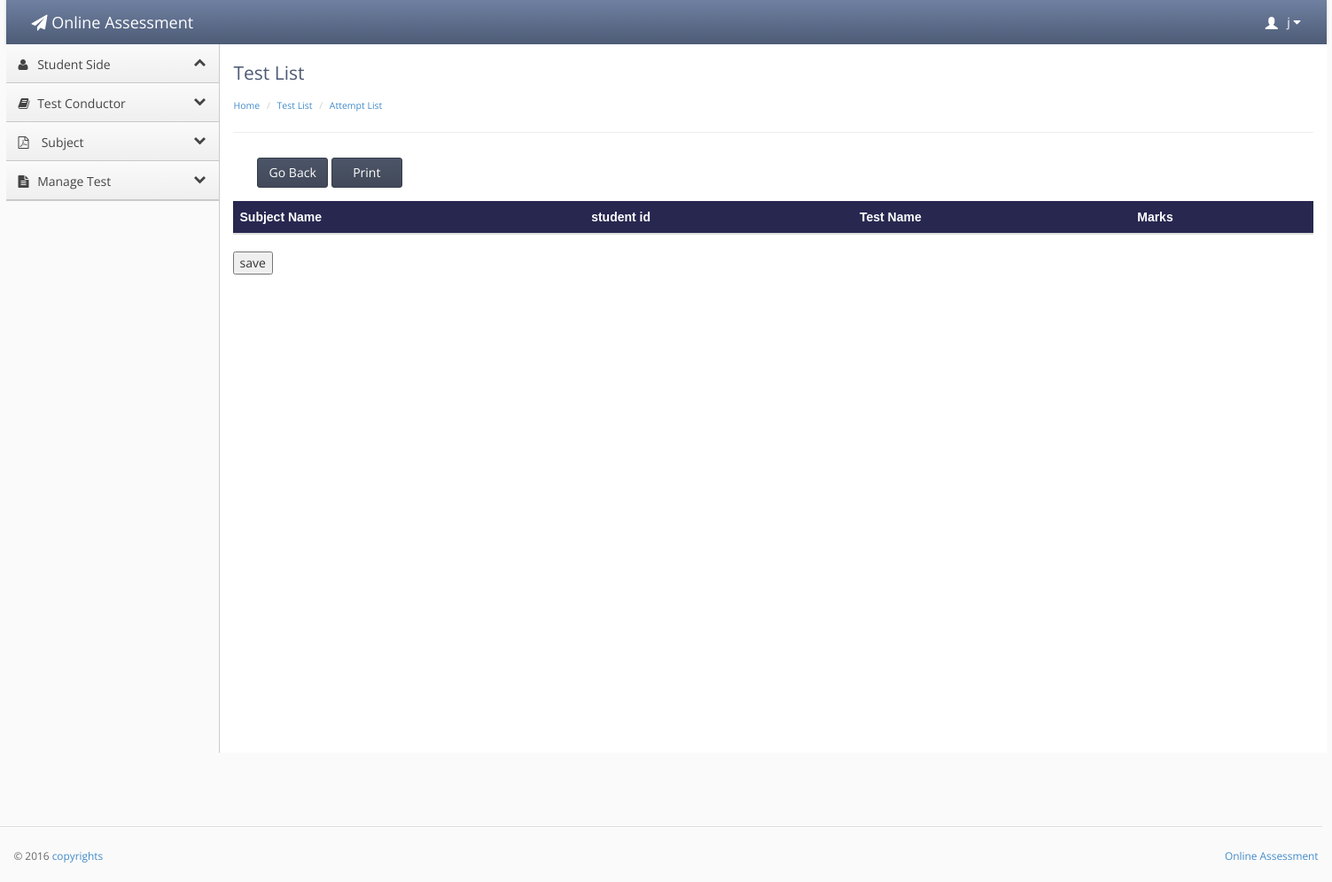
Page /result.php?id=2 (signed in) on the earlier database version.
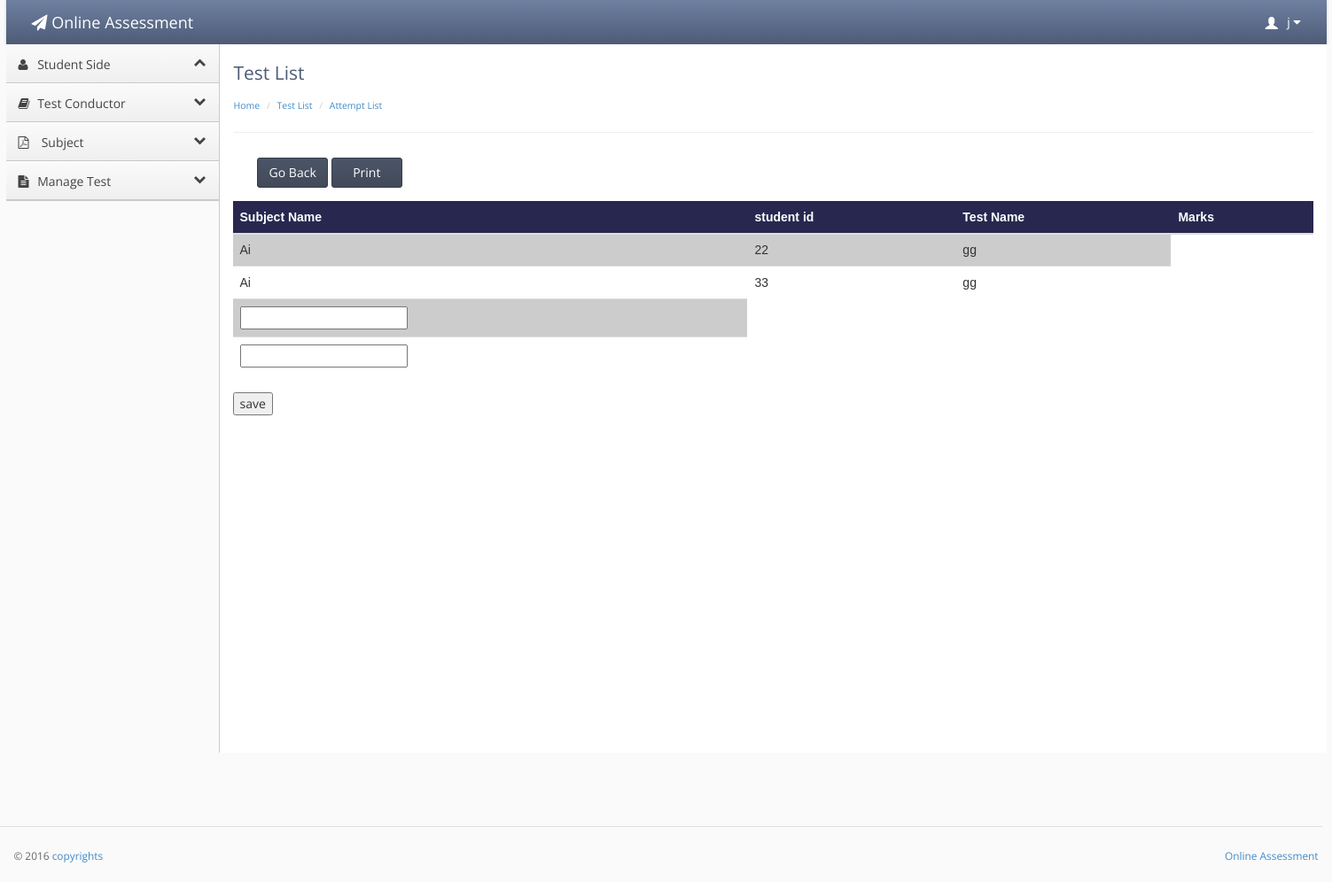
Same page on the later database version.
### tables this page shows
CREATE TABLE IF NOT EXISTS `teacher_conductor` (
`teacher_id` int(20) NOT NULL,
  `user` varchar(20) NOT NULL,
  `f_name` varchar(20) NOT NULL,
  `l_name` varchar(30) NOT NULL,
  `password` varchar(20) NOT NULL,
  `email` varchar(40) NOT NULL,
  `contact` int(17) NOT NULL,
  `address` varchar(40) NOT NULL,
  `city` varchar(20) NOT NULL,
  `code` int(10) NOT NULL,
  `account` enum('Admin','teacher') NOT NULL DEFAULT 'teacher'
);

CREATE TABLE IF NOT EXISTS `student_question` (
`id` int(10) NOT NULL,
  `student_id` int(10) NOT NULL,
  `question_id` int(10) NOT NULL,
  `t_code` int(10) NOT NULL,
  `s_answer` varchar(5000) NOT NULL,
  `answer` enum('answered','unanswered','review') NOT NULL DEFAULT 'answered'
);

CREATE TABLE IF NOT EXISTS `subject` (
`subject_id` int(10) unsigned NOT NULL,
  `name` varchar(100) NOT NULL,
  `description` varchar(100) NOT NULL
);

CREATE TABLE IF NOT EXISTS `student` (
`student_id` int(20) NOT NULL,
  `user` varchar(20) NOT NULL,
  `f_name` varchar(20) NOT NULL,
  `l_name` varchar(20) NOT NULL,
  `password` varchar(20) NOT NULL,
  `email` varchar(30) NOT NULL,
  `contact` int(20) NOT NULL,
  `address` varchar(50) NOT NULL,
  `city` varchar(20) NOT NULL,
  `code` int(20) NOT NULL,
  `image` varchar(1000) DEFAULT NULL
);

CREATE TABLE IF NOT EXISTS `test` (
`test_id` int(10) NOT NULL,
  `t_name` varchar(20) NOT NULL,
  `t_description` varchar(50) NOT NULL,
  `total_question` int(10) NOT NULL,
  `t_date` date NOT NULL,
  `t_time` time NOT NULL,
  `t_from` timestamp NULL DEFAULT CURRENT_TIMESTAMP,
  `t_to` timestamp NULL DEFAULT '0000-00-00 00:00:00',
  `duration` int(10) NOT NULL,
  `t_code` int(10) NOT NULL,
  `subject_id` int(10) unsigned DEFAULT NULL
);

### result.php (the view, shortened to what this page needs)
<?php
if(!isset($_SESSION['username']))
{
header('location:main_user.php');
}
else {
?><!doctype html>
<html lang="en"><head>
    <link rel="stylesheet" type="text/css" href="lib/bootstrap/css/bootstrap.css">
    <link rel="stylesheet" href="lib/font-awesome/css/font-awesome.css">
    <link rel="stylesheet" type="text/css" href="stylesheets/theme.css">
    <link rel="stylesheet" type="text/css" href="stylesheets/premium.css">
</head>
<body class=" theme-blue">
<div style="width:100%; height:auto;">
<div style="width:1490px; margin-left:auto; margin-right:auto; ">
    <div class="navbar navbar-default" role="navigation">
        <div class="navbar-header">
          <a class="" href="index.html"><span class="navbar-brand"><span class="fa fa-paper-plane"></span> Online Assessment</span></a></div>
           <?php
  if(isset($_SESSION['username']))
  {
  $id =$_SESSION['username'];
 $result = mysql_query("select * from teacher_conductor
WHERE teacher_conductor.user = '$id'");
while($row = mysql_fetch_array($result))
{
?>
        <div class="navbar-collapse collapse" style="height: 1px;">
          <ul id="main-menu" class="nav navbar-nav navbar-right">
            <li class="dropdown hidden-xs">
                <a href="#" class="dropdown-toggle" data-toggle="dropdown">
                    <span class="glyphicon glyphicon-user padding-right-small" style="position:relative;top: 3px;"></span>
                     <?php echo $row['f_name'];?>
                    <i class="fa fa-caret-down"></i>
                </a>
            </li>
          </ul>
        </div>
      </div>
    </div></div>
<?php }}?>
<div style="width:100%; height:auto;">
<div style="width:1490px; margin-left:auto; margin-right:auto; "><strong></strong>
  <div class="sidebar-nav">
    <ul>
    <li><a href="#" data-target=".dashboard-menu" class="nav-header" data-toggle="collapse"><i class="fa fa-fw fa-user"></i> Student Side<i class="fa fa-collapse"></i></a></li>
<a href="#" data-target=".premium-menu" class="nav-header collapsed" data-toggle="collapse"><i class="fa fa-fw fa-book"></i> Test Conductor<i class="fa fa-collapse"></i></a></li>
        <li><a href="#" data-target=".accounts-menu" class="nav-header collapsed" data-toggle="collapse"><i class="fa fa-file-pdf-o "></i> Subject   <i class="fa fa-collapse"></i></a></li>
        <li><a href="#" data-target=".legal-menu" class="nav-header collapsed" data-toggle="collapse"><i class="fa fa-fw fa-file-text"></i> Manage Test<i class="fa fa-collapse"></i></a></li>
        <li><ul class="legal-menu nav nav-list collapse in ">
    </ul></li>
            </ul>
    </div>
    <div class="content">
        <div class="header">
            <h1 class="page-title">Test List</h1>
                    <ul class="breadcrumb">
           <li><a href="index.php">Home</a> </li>
           <li><a href="test_list.php">Test List</a> </li>
           <li><a href="">Attempt List</a> </li>
        </ul>
        </div>
         <div id="no_print">
                       <center>
                            <button type="submit"  class="btn btn-primary btn_submit" onClick="window.history.back(-1) " style="width:80px; margin-left:-1000px;">Go Back</button>
                      		<button type="submit" class="btn btn-primary btn_submit hidden-xs" onClick="window.print() " style="width:80px;">Print</button>
                       </center>
                      </div>
        <div class="main-content">
<table class="table">
  <thead>
     <tr style="background-color:#272750; color:#FFFFFF;">
    <th>Subject Name </th>
    <th>student id </th>
        <th>Test Name </th>
          <th>Marks</th>
          </tr>
  </thead>
  <tbody>
    <tr>
  <?php
if(isset($_GET['id'])){
$id = $_GET['id'];
$result = mysql_query("SELECT student_question.*,student.*,test.*,subject.*,question.* FROM  student_question
INNER JOIN student ON student_question.student_id=student.student_id
INNER JOIN test ON test.t_code = student_question.t_code
INNER JOIN subject ON test.subject_id = subject.subject_id
INNER JOIN question ON question.question_id=student_question.question_id
  where  student_question.t_code = '$id' ");
  $count=mysql_num_rows($result);
while($row = mysql_fetch_array($result))
{
?>
<tr>
   <td><?php echo $row['name'];?></td>
          <td><?php echo $row['code'];?></td>
            <td><?php echo $row['t_name'];?></td>
  <?php }} ?>
 <div class="form-group">
 <?php $counter=1;for($i=1;$i<=$count;$i++)if($counter==1){
 for($i=1;$i<=$count;$i++){?>
  </tr>
        <td><input type="text" name="marks<?php echo $i;?>"/></td>
   <?php $counter++;}}?>
</div>
  </tbody>
</table>
<input type="submit"  name="submit"  value="save">
 </div>
  </div>
            <footer>
                <hr style="width:1500px">
                <p class="pull-right"><a href="" target=""> Online Assessment</a></p>
                <p>© 2016 <a href="" target="">copyrights</a></p>
            </footer>
</div></div>
</body></html>
<?php } ?>

### stylesheets/theme.css (style rules this page uses)
body { background: #fafafa; background-position: initial initial; background-repeat: initial initial; margin: 0px; padding: 0px; }
body, h1, h2, h3, h4, h5, h6, p, a, .h1, .h2, .h3, .h4, .h5, .h6 { font-family: 'Open Sans', helvetica, arial, sans-serif; }
h1 { color: #4d5b76; font-size: 3em; }
hr { border-top: 1px solid #ddd; border-bottom: 1px solid #fff; }
.padding-right-small { padding-right: .5em; }
.navbar-collapse { position: relative; z-index: 9999; }
.navbar { -webkit-box-shadow: 0px 0px 3px #cccccc; -moz-box-shadow: 0px 0px 3px #cccccc; box-shadow: 0px 0px 3px #cccccc; padding: 0em 1em; margin: 0px; -webkit-border-radius: 0px; -moz-border-radius: 0px; border-radius: 0px; -moz-background-clip: padding; -webkit-background-clip: padding-box; background-clip: padding-box; border: 0px; border-bottom: none; }
.navbar .nav > li > a { color: #fff; text-shadow: none; }
.content { position: relative; min-height: 800px; background: #fff; margin-left: 240px; border-left: 1px solid #cccccc; padding: 15px 15px 0px 15px; }
.header { background: #fff; border-bottom: 1px solid #cccccc; border-bottom: 1px solid #eee; border-left: 1px solid #ffffff; padding: .5em 0em 1em 0em; margin: 0px 0em 2em 0em; }
.header h1 { margin: 0em 0em .5em 0em; padding: 0em; line-height: 1em; font-size: 1.5em; font-weight: normal; }
.breadcrumb { -webkit-box-shadow: none; -moz-box-shadow: none; box-shadow: none; -webkit-border-radius: 0px; -moz-border-radius: 0px; border-radius: 0px; -moz-background-clip: padding; -webkit-background-clip: padding-box; background-clip: padding-box; background: #fff; margin-bottom: .5em; margin-bottom: 0em; padding-left: 0em; padding-right: 0em; font-size: .75em; }
footer { padding: 1em; margin-top: 4em; color: #666; font-size: .85em; line-height: 1.3em; margin: 4em -3px 0em -3px; }
footer hr { margin: 2em -2em; }
.sidebar-nav { width: 240px; position: absolute; float: left; border-top: none; border-left: none; margin: 0em; }
.sidebar-nav ul { list-style: none; padding-left: 0px; }
.sidebar-nav .nav-header { border-top: 1px solid #fcfcfc; border-bottom: 1px solid #c8c8cb; background: #efeff0; background: -webkit-gradient(linear, left bottom, left top, color-stop(0, #efeff0), color-stop(1, #fafafa)); background: -ms-linear-gradient(bottom, #efeff0, #fafafa); background: -moz-linear-gradient(center bottom, #efeff0 0%, #fafafa 100%); background: -o-linear-gradient(bottom, #efeff0, #fafafa); filter: progid:dximagetransform.microsoft.gradient(startColorStr='#e3e3e3', EndColorStr='#ffffff'); -ms-filter: "progid:DXImageTransform.Microsoft.gradient(startColorStr='#fafafa',EndColorStr='#efeff0')"; border-left: none; color: #444; display: block; font-weight: normal; font-size: 1em; line-height: 2.5em; padding: .25em .25em .25em 1em; margin-bottom: 0px; text-shadow: none; text-transform: none; }
.sidebar-nav .nav-header.collapsed .fa-collapse::before { content: "\f078"; }
.sidebar-nav .nav-header .fa-collapse::before { content: "\f077"; }
.sidebar-nav .nav-header .fa-collapse, .sidebar-nav .nav-header .fa-collapse { float: right; }
.sidebar-nav .nav-header i[class*="fa-"] { line-height: 2.25em; padding-right: .75em; }
.sidebar-nav .nav-list { margin: 0px; border: 0px; background: #fafafa; }
.sidebar-nav .nav-list.collapse.in { border-bottom: 1px solid #ccc; }
.btn { -webkit-border-radius: 3px; -moz-border-radius: 3px; border-radius: 3px; }
.btn-primary { background-color: #414959; background-image: -webkit-gradient(linear, 0 0, 0 100%, from(#4c5568), to(#414959)); border: 1px solid #363d4a; font-weight: normal; }
.theme-blue .navbar { background: #4d5b76; background: -webkit-gradient(linear, left bottom, left top, color-stop(0, #4d5b76), color-stop(1, #6f80a1)); background: -ms-linear-gradient(bottom, #4d5b76, #6f80a1); background: -moz-linear-gradient(center bottom, #4d5b76 0%, #6f80a1 100%); background: -o-linear-gradient(bottom, #4d5b76, #6f80a1); filter: progid:dximagetransform.microsoft.gradient(startColorStr='#e3e3e3', EndColorStr='#ffffff'); -ms-filter: "progid:DXImageTransform.Microsoft.gradient(startColorStr='#6f80a1',EndColorStr='#4d5b76')"; }

### result.php (style rules this page uses)
table { font-family: arial, sans-serif; border-collapse: collapse; width: 100%; }
td, th { text-align: left; padding: 8px; }
tr:nth-child(even) { background-color: #cccccc; }
.navbar-default .navbar-brand, .navbar-default .navbar-brand:hover { color: #fff; }

Differences in the rows shown:
added student_question: subject.name "Ai", student.code "22", test.t_name "gg"
added student_question: subject.name "Ai", student.code "33", test.t_name "gg"
